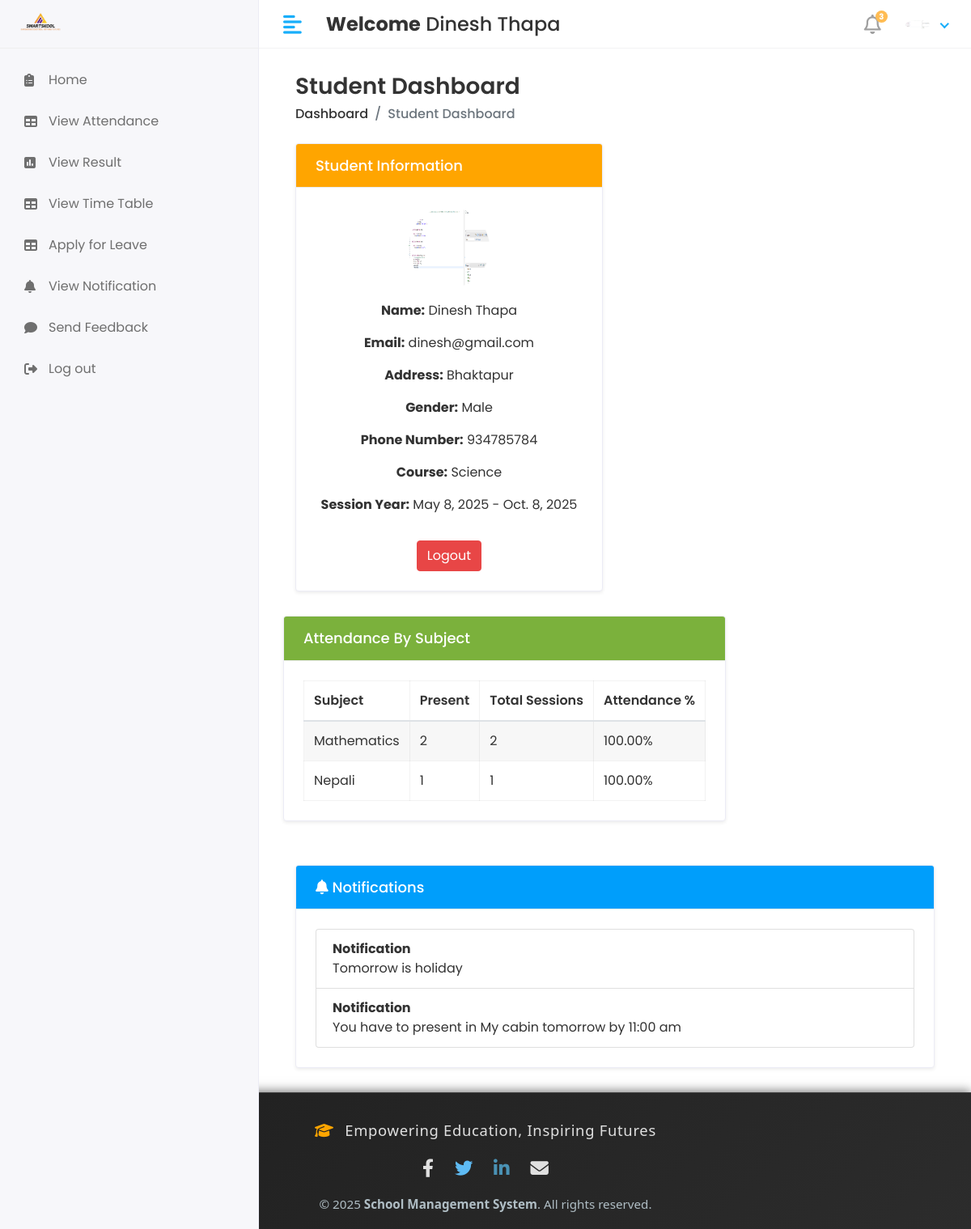
The page /student/home/ (signed in) on the database as committed earlier.
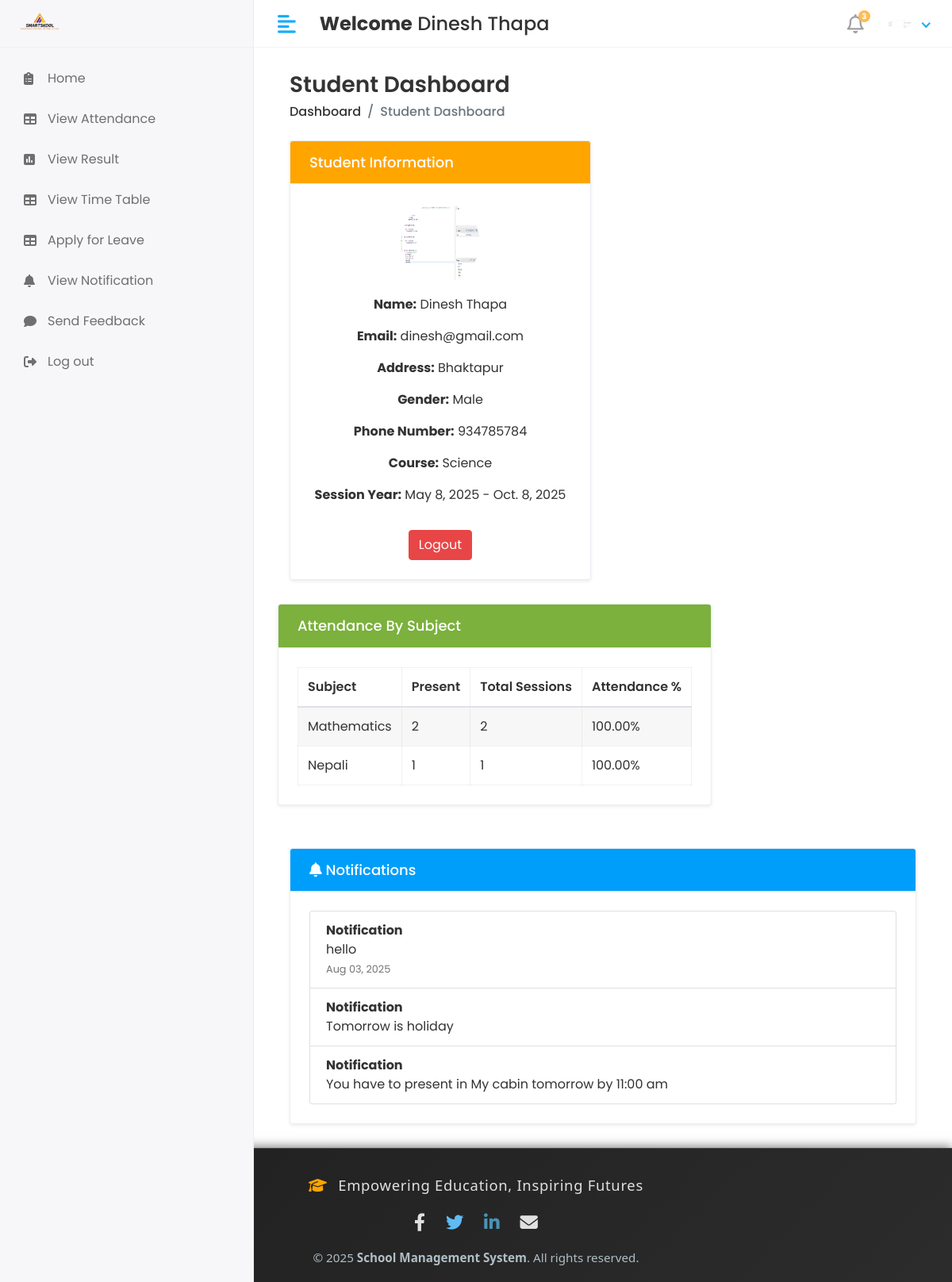
The same page on the database as committed later.
### app/models.py (models this page shows, shortened)
class subject(models.Model):
    subject_name = models.CharField(max_length=100)
    subject_code = models.CharField(max_length=10)
    course_id = models.ForeignKey(course, on_delete=models.CASCADE)
    staff_id = models.ForeignKey(staff, on_delete=models.CASCADE)
    created_at = models.DateField(auto_now_add=True,null=True)
    updated_at = models.DateField(auto_now=True)

class student_notification(models.Model):
    student_id = models.ForeignKey(student, on_delete=models.CASCADE)
    message = models.TextField()
    created_at = models.DateTimeField(auto_now_add=True)
    status = models.IntegerField(null=True,default=0)

### school_management_system/Student_Views.py (the view)
# urls.py: path('student/home/',Student_Views.Student_home,name='student_home'),
def Student_home(request):
    student_obj = student.objects.get(admin=request.user)
    subjects = student_obj.course_id.subject_set.all()
    subject_attendance = []
    for subj in subjects:
        total_sessions = attendance_report.objects.filter(
            student_id=student_obj.id,
            attendance_id__subject_id=subj.id,
            attendance_id__session_year_id=student_obj.session_year_id
        ).count()
        present_sessions = attendance_report.objects.filter(
            student_id=student_obj.id,
            attendance_id__subject_id=subj.id,
            attendance_id__session_year_id=student_obj.session_year_id,
            is_present=True
        ).count()
        percentage = (present_sessions / total_sessions * 100) if total_sessions > 0 else None
        subject_attendance.append({
            'subject_name': subj.subject_name,
            'present': present_sessions,
            'total': total_sessions,
            'percentage': percentage,
        })
    notification_obj = student_notification.objects.filter(student_id=student_obj.id).order_by('-id')
    context = {
        'student_obj': student_obj,
        'subject_attendance': subject_attendance,
        'notification_obj': notification_obj,
    }
    return render(request, 'Student/home.html', context)

### templates/student/home.html (shortened to what the changed rows need)
{% extends 'base.html' %}
{% load static %}
{% block content %}
<div class="content container">
    <div class="row">
        <div class="row ">
        <div class="col-md-12 d-flex">
        <div class="card flex-fill shadow-sm">
            <div class="card-body">
                {% if subject_attendance %}
                    <table class="table table-bordered table-striped mb-0">
                        <thead>
                            <tr>
                                <th>Subject</th>
                                <th>Present</th>
                                <th>Total Sessions</th>
                                <th>Attendance %</th>
                            </tr>
                        </thead>
                        <tbody>
                            {% for att in subject_attendance %}
                                <tr>
                                    <td>{{ att.subject_name }}</td>
                                    <td>{{ att.present }}</td>
                                    <td>{{ att.total }}</td>
                                    <td>
                                        {% if att.percentage is not None %}
                                            {{ att.percentage|floatformat:2 }}%
                                        {% else %}
                                            N/A
                                        {% endif %}
                                    </td>
                                </tr>
                            {% endfor %}
                        </tbody>
                    </table>
                {% else %}
                    <p>No attendance data available.</p>
                {% endif %}
            </div>
        </div>
    </div>
</div>
    </div>
    <div class="row mt-4">
        <div class="col-md-12 d-flex">
            <div class="card flex-fill shadow-sm">
                <div class="card-body">
                    {% if notification_obj %}
                        <ul class="list-group">
                            {% for notif in notification_obj %}
                                <li class="list-group-item">
                                    <strong>Notification</strong>
                                    <p class="mb-0">{{ notif.message|truncatewords:20 }}</p>
                                    <small class="text-muted">{{ notif.created_at|date:"M d, Y" }}</small>
                                </li>
                            {% endfor %}
                        </ul>
                    {% else %}
                        <p class="text-muted mb-0">No notifications available.</p>
                    {% endif %}
                </div>
            </div>
        </div>
    </div>
</div>
<link rel="stylesheet" href="https://cdnjs.cloudflare.com/ajax/libs/font-awesome/6.4.0/css/all.min.css" />
{% endblock %}

Rows that differ between the two databases and show on the page:
added student_notification: message "hello", created_at "Aug 03, 2025"
